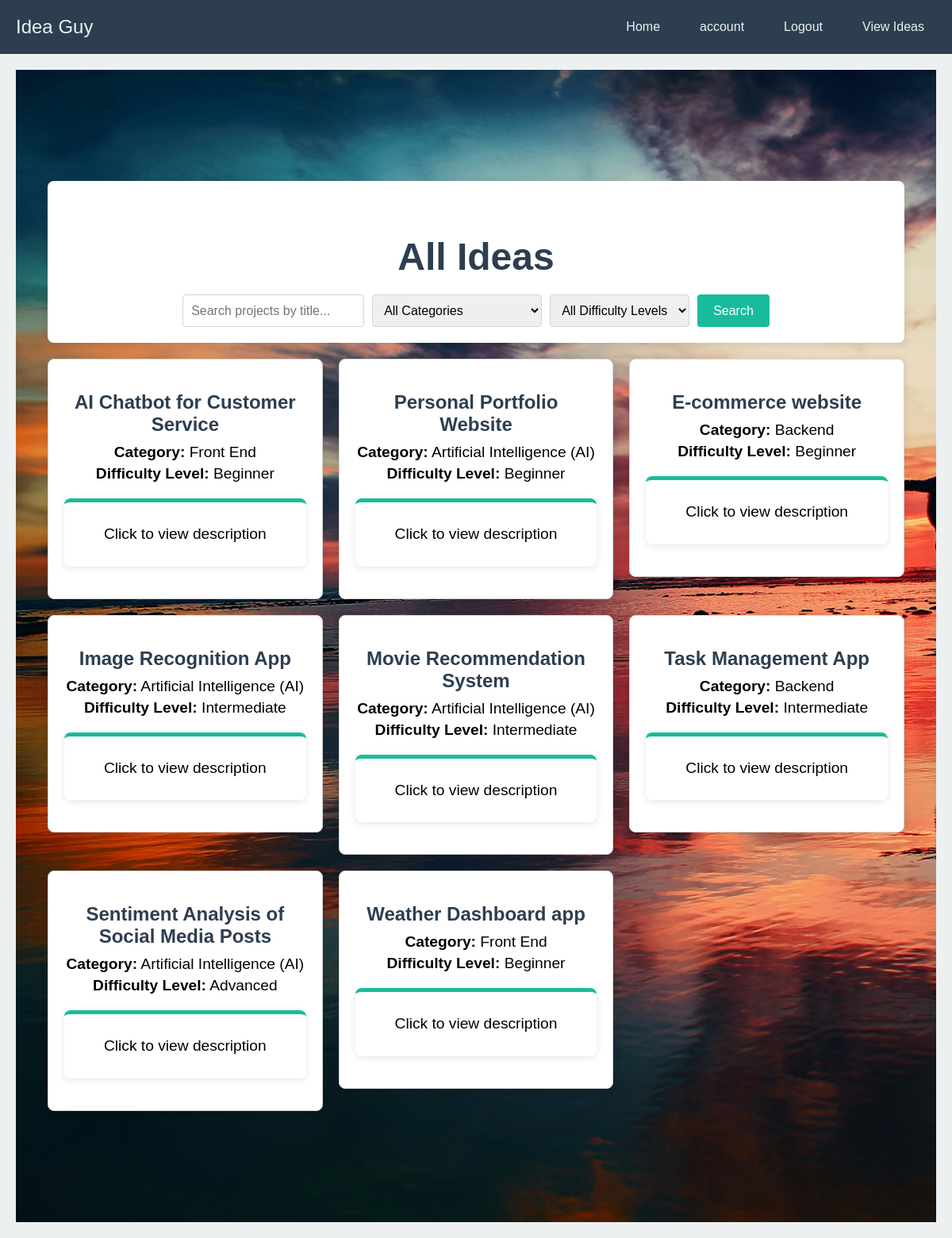
The page /all_ideas (signed in) on the database its author committed.
### the_idea/models.py (models this page shows, shortened)
class Projects(db.Model):
    project_id = db.Column(db.String(20), primary_key=True)
    title = db.Column(db.String(80), nullable=False)
    difficulty_level = db.Column(db.String(50), nullable=False)
    category = db.Column(db.String(50), nullable=False)
    description = db.Column(db.Text, nullable=False)
    category_id = db.Column(db.Integer, db.ForeignKey('categories.category_id'), nullable=False)
    user_id = db.Column(db.String(20), db.ForeignKey('users.id'), nullable=False)
    created_at = db.Column(db.DateTime, default=db.func.current_timestamp())
    updated_at = db.Column(db.DateTime, default=db.func.current_timestamp())

### the_idea/routes.py (the view, shortened to what this page needs)
@app.route('/all_ideas', methods = ['GET', 'POST'])
def all_ideas():
    projects = Projects.query.all()
    categories = Categories.query.all()
    form = SearchForm()
    return render_template('all_ideas.html', projects = projects, form = form, categories=categories, title = 'All Ideas')

### the_idea/forms.py
class SearchForm(FlaskForm):
    search_bar = StringField('Search')
    category_filter = SelectField('Category', choices=[('All Categories','All Categories')] + [(category.category_id, category.category_name) for category in Categories.query.all()], validators=[DataRequired()])
    difficulty_filter = SelectField('Difficulty Level', choices=[('All Difficulty Levels','All Difficulty Levels'), ('Beginner', 'Beginner'), ('Intermediate', 'Intermediate'), ('Advanced', 'Advanced')], validators=[DataRequired()])
    submit = SubmitField('Search')

### the_idea/models.py (called while the page is built)
@login_manager.user_loader
def load_user(user_id):
    return Users.query.get(user_id)

### the_idea/templates/all_ideas.html (shortened to what this page needs)
{% extends "layout.html" %}
{% block content %}
<head>
    <link rel="stylesheet" href="{{ url_for('static', filename='css/all_ideas.css') }}">
</head>
<main>
    <section class="search-container">
        <h1>{{ title }}</h1>
        <form method="POST" action="{{ url_for('all_ideas') }}">
            <div class="search-filters">
                {{ form.search_bar(class="form-control", id="search-bar", placeholder="Search projects by title...") }}
                {{ form.category_filter(class="form-control", id="category-filter") }}
                {{ form.difficulty_filter(class="form-control", id="difficulty-filter") }}
                {{ form.submit(class="btn", id="search-button") }}
            </div>
        </form>
    </section>
    <section class="projects-container">
        {% for project in projects %}
        <a href="{{ url_for('description', project_id=project.project_id) }}" class="project-card-link">
            <article class="project-card">
                <h2>{{ project.title }}</h2>
                <p><strong>Category:</strong> {{ project.category }}</p>
                <p><strong>Difficulty Level:</strong> {{ project.difficulty_level }}</p>
                <div class="project-description-container">
                    <p class="project-description">Click to view description</p>
                </div>
            </article>
        </a>
        {% endfor %}
    </section>
</main>
{% endblock %}

### the_idea/static/css/home.css (style rules this page uses)
body { font-family: Arial, sans-serif; margin: 0; background-color: #ECF0F1; color: #2C3E50; margin-top: auto; }
.hero h1 { font-size: 3em; margin-bottom: 10px; animation: slideInLeft 1s ease-in-out; }
.hero p { font-size: 1.2em; margin-bottom: 20px; animation: slideInRight 1s ease-in-out; }
.btn { background-color: #18BC9C; color: #ECF0F1; padding: 15px 30px; text-decoration: none; border-radius: 5px; font-size: 1.2em; transition: background-color 0.3s; animation: zoomIn 1.5s ease-in-out; }

### the_idea/static/css/all_ideas.css (style rules this page uses)
main { padding: 20px; }
.search-container { max-width: 1200px; margin: 20px auto; background-color: #FFFFFF; border-radius: 8px; box-shadow: 0 2px 10px rgba(0, 0, 0, 0.1); padding: 20px; text-align: center; }
.search-container h1 { margin-bottom: 20px; color: #2C3E50; }
.search-filters { display: flex; flex-wrap: wrap; justify-content: center; gap: 10px; }
.search-filters input, .search-filters select { padding: 10px; border: 1px solid #D5D5D5; border-radius: 4px; font-size: 1em; }
#search-button { padding: 10px 20px; background-color: #18BC9C; color: #FFFFFF; border: none; border-radius: 4px; cursor: pointer; transition: background-color 0.3s; }
.project-description-container { max-width: 1200px; margin: 20px auto; background-color: #FFFFFF; border-radius: 8px; box-shadow: 0 2px 10px rgba(0, 0, 0, 0.1); padding: 20px; border-top: 5px solid #18BC9C; }
.projects-container { max-width: 1200px; margin: 20px auto; display: grid; grid-template-columns: repeat(auto-fill, minmax(300px, 1fr)); gap: 20px; }
.project-card { background-color: #FFFFFF; border: 1px solid #D5D5D5; border-radius: 8px; box-shadow: 0 2px 10px rgba(0, 0, 0, 0.1); padding: 20px; }
.project-card h2 { font-size: 1.5em; color: #2C3E50; margin-bottom: 10px; }
.project-card p { margin: 5px 0; color: black; }
.project-description { color: #666; line-height: 1.6; }
.project-card-link { text-decoration: none; color: inherit; }

### rows shown on the page
Projects: title "AI Chatbot for Customer Service", category "Front End", difficulty_level "Beginner"
Projects: title "Personal Portfolio Website", category "Artificial Intelligence (AI)", difficulty_level "Beginner"
Projects: title "E-commerce website", category "Backend", difficulty_level "Beginner"
Projects: title "Image Recognition App", category "Artificial Intelligence (AI)", difficulty_level "Intermediate"
Projects: title "Movie Recommendation System", category "Artificial Intelligence (AI)", difficulty_level "Intermediate"
Projects: title "Task Management App", category "Backend", difficulty_level "Intermediate"
Projects: title "Sentiment Analysis of Social Media Posts", category "Artificial Intelligence (AI)", difficulty_level "Advanced"
Projects: title "Weather Dashboard app", category "Front End", difficulty_level "Beginner"

### other values the page prints
{{ title }} "All Ideas"
